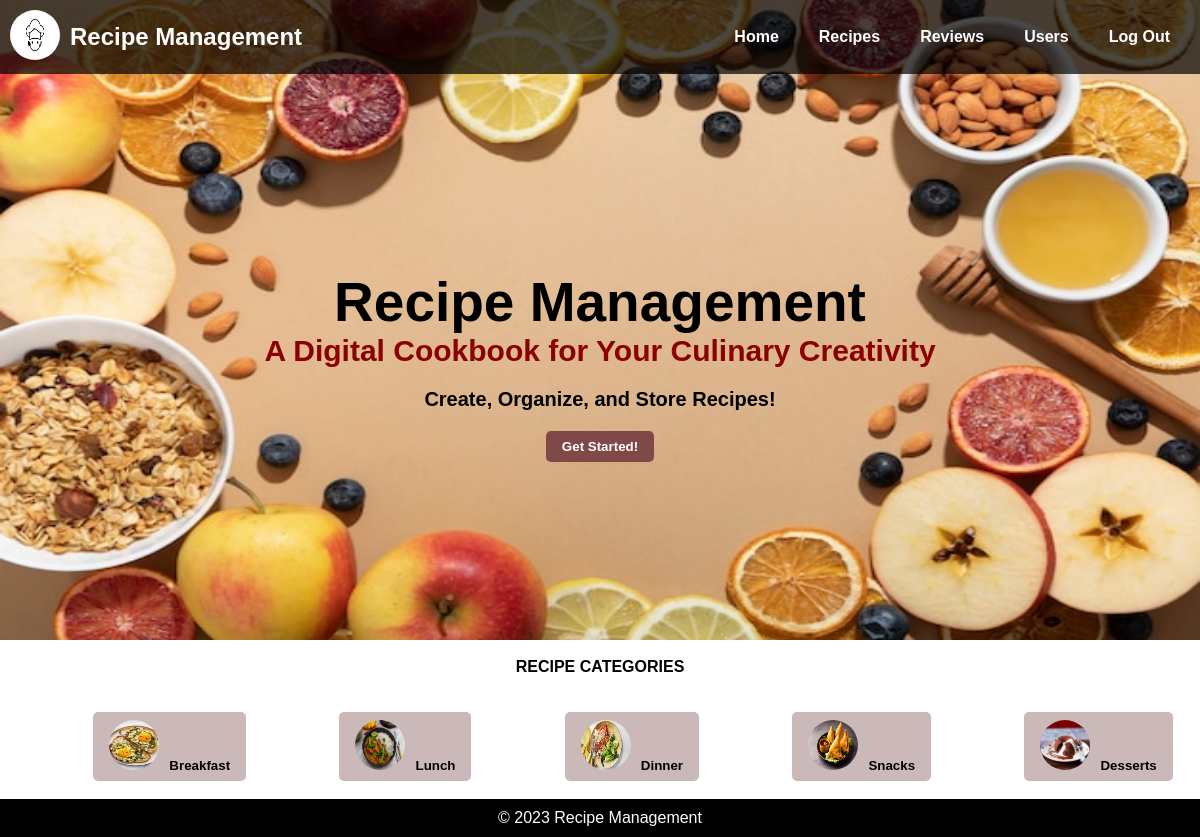
The app's page /recipe/home.php with its own data.
### tables this page shows
CREATE TABLE IF NOT EXISTS `categories` (
  `category_id` int NOT NULL AUTO_INCREMENT,
  `name` varchar(50) NOT NULL,
  PRIMARY KEY (`category_id`)
);

### recipe/home.php (the view, shortened to what this page needs)
<!DOCTYPE html>
<html lang="en">
<head>
    <link rel="stylesheet" href="../CSS/home.css">
    <link rel="stylesheet" href="https://cdnjs.cloudflare.com/ajax/libs/font-awesome/6.2.0/css/all.min.css">
</head>
<body>
    <nav id="home">
        <div class="navbar-logo">
            <a href="home.php"><img src="../images/logo.jpeg" alt="Recipe Management Logo"></a>
            <h1><a href="home.php">Recipe Management</a></h1>
        </div>
        <ul>
            <li><a href="home.php">Home</a></li>
            <li><a href="view-recipe-list.php">Recipes</a></li>
            <li><a href="../review/review-list.php">Reviews</a></li>
			<li><a href="../user/user-list.php">Users</a></li>
            <li><a href="../security/logout.php">Log Out</a></li>
        </ul>
    </nav>
    <main>
        <section class="about">
            <h1>Recipe Management</h1>
            <h2>A Digital Cookbook for Your Culinary Creativity</h2>
            <h3>Create, Organize, and Store Recipes!</h3>
            <button onclick="location.href='view-recipe-list.php'">Get Started!</button>
        </section>
	</main>
        <section class="browse">
            <p><Strong>RECIPE CATEGORIES</Strong></p><br/>
            <?php
            require_once '../security/dbinfo.php';
            $conn = new mysqli($hn, $un, $pw, $db);
            $query = "SELECT * FROM categories";
            $result = $conn->query($query);
            while ($row = $result->fetch_array(MYSQLI_ASSOC)) {
                echo <<<_END
				<div class="category" style="display: flex;">
				&nbsp;&nbsp;&nbsp;&nbsp;&nbsp;&nbsp;&nbsp;&nbsp;&nbsp;&nbsp;&nbsp;&nbsp;&nbsp;&nbsp;&nbsp;&nbsp;&nbsp;&nbsp;&nbsp;&nbsp;&nbsp;
					 <form action="view-category.php?name=$row[name]" method="post">
					  <button><img src="../images/$row[name].jpeg" alt="$row[name]">$row[name]</button>
				</form>
				<div>
_END;
            }
            ?>
        </section>
        <br/>
    <footer>
        <p>&copy; 2023 Recipe Management</p>
    </footer>
</body>
</html>

### CSS/home.css (style rules this page uses)
body, h1, h2, p, ul, li { margin: 0; padding: 0; }
body { font-family: Arial, sans-serif; background-image: url('../images/wide_background.jpeg'); background-size: 100% 80vh; background-repeat: no-repeat; }
nav { background-color: rgba(0, 0, 0, 0.7); color: #fff; text-align: center; padding: 10px; display: flex; justify-content: space-between; align-items: center; }
.navbar-logo { display: flex; align-items: center; }
.navbar-logo img { width: 50px; height: 50px; margin-right: 10px; border-radius: 50%; overflow: hidden; }
nav ul { list-style: none; display: flex; }
nav li { margin: 0 20px; }
nav a { text-decoration: none; color: #fff; font-weight: bold; }
main { min-height: 73vh; display: flex; justify-content: center; align-items: center; }
section { text-align: center; }
.about h1 { color: black; font-size: 55px; }
.about h2 { color: darkred; font-size: 30px; }
.about h3 { color: black; font-size: 20px; }
.about button { background-color: #814848; color: white; font-weight: bold; border: none; border-radius: 5px; padding: 8px 16px; cursor: pointer; }
.browse p { font-weight: bold; }
.browse img { width: 50px; height: 50px; margin-right: 10px; border-radius: 50%; overflow: hidden; }
.browse button { background-color: #cbb9b9; color: black; font-weight: bold; border: none; border-radius: 5px; padding: 8px 16px; cursor: pointer; }
footer { text-align: center; background-color: black; color: #fff; padding: 10px; }

### records on screen
categories: name (picture), name "Breakfast"
categories: name (picture), name "Lunch"
categories: name (picture), name "Dinner"
categories: name (picture), name "Snacks"
categories: name (picture), name "Desserts"
